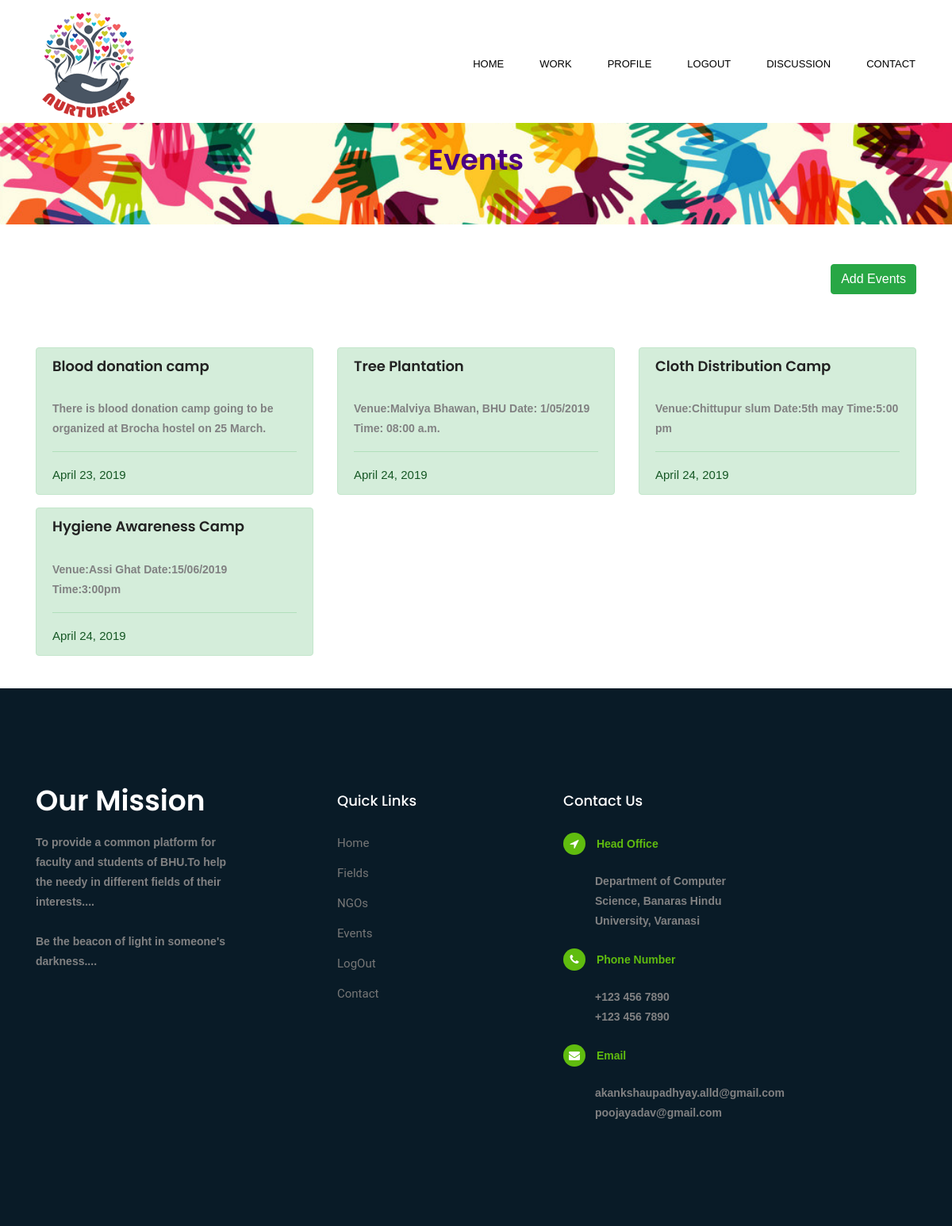
Screenshot of /events/ (signed in) with the database file from the repository.
### app1/models.py (models this page shows, shortened)
class UpcomingEvents(models.Model):
	eventTitle = models.CharField(max_length = 200, null = True, blank = True)
	eventDescription = models.TextField(null = True, blank = True)
	createdDateTime = models.DateTimeField(auto_now_add = True)
	addedBy = models.ForeignKey(MyUser, on_delete = models.CASCADE, null = True, blank = True)

### app1/views.py (the view)
# urls.py: path('events/',views.Events),
@login_required(login_url='/login/')
def Events(request):
	user = request.user
	myuser = MyUser.objects.get(user = user)
	eve = UpcomingEvents.objects.all()
	if request.method == 'POST':
		form = request.POST
		eventTitle = form['eventTitle']
		eventDescription = form['eventDescription']
		event = UpcomingEvents.objects.create(
			eventTitle = eventTitle,
			eventDescription = eventDescription,
			)
		msg = "Your event has been successfully added....Thank You."
		return render(request,'events.html',{'eve':eve,'msg':msg})
	else:
		return render(request,'events.html',{'eve' :eve})

### templates/events.html (shortened to what this page needs)
<!doctype html>
<html lang="en">
    <head>
       <link rel="stylesheet" href="/static/css/bootstrap.css">
        <link rel="stylesheet" href="/static/vendors/linericon/style.css">
        <link rel="stylesheet" href="/static/css/font-awesome.min.css">
        <link rel="stylesheet" href="/static/vendors/lightbox/simpleLightbox.css">
        <link rel="stylesheet" href="/static/vendors/nice-select/css/nice-select.css">
        <link rel="stylesheet" href="/static/css/style.css">
        <link rel="stylesheet" href="/static/css/responsive.css">
    </head>
<body>
     <header class="header_area">
        <div class="main_menu">
            <div class="container">
                <nav class="navbar navbar-expand-lg navbar-light">
                    <div class="container">
                        <a class="navbar-brand logo_h" href="#"><img src="/static/img/logo.ico" alt=""></a>
                        <div class="collapse navbar-collapse offset" id="navbarSupportedContent">
                            <ul class="nav navbar-nav menu_nav ml-auto">
                                <li class="nav-item "><a class="nav-link" href="/home" style="color: black">Home</a></li>
                                <li class="nav-item submenu dropdown ">
                                    <a href="" class="nav-link dropdown-toggle" data-toggle="dropdown" role="button" aria-haspopup="true" aria-expanded="false"style="color:black">WORK</a>
                                </li>
                                {% if user.is_authenticated %}
                                <li class="nav-item"><a class="nav-link" href="/profile/"style="color:black">Profile</a>
                                <li class="nav-item"><a class="nav-link" href="/logout/"style="color:black">LogOut</a>
                                {% else %}
                                <li class="nav-item"><a class="nav-link" href="/register"style="color:black">Register</a>
                                <li class="nav-item"><a class="nav-link" href="/login" data-toggle="modal" data-target="#myModal"style="color:black">Log in</a>
                                {% endif %}
                                {% if user.is_authenticated %}
                                <li class="nav-item"><a class="nav-link" href="/addQuestion" style="color: black">Discussion</a>
                                {% else %}
                                <li class="nav-item"><a class="nav-link" href="/allQuestions"style="color:black">Discussion</a>
                                {% endif %}
                                <li class="nav-item"><a class="nav-link" href="/contact"style="color:black">Contact</a></li>
                            </ul>
                        </div>
                    </div>
                </nav>
            </div>
        </div>
    </header>
    <br><br><br>
    <div class="bg">
        <div class="text-center" >
       <br>
        <h1 style="color:indigo;">Events</h1>
    </div>
    </div>
            <div class="container">
            <div class="main_title">
                <br>
                <br>
                <button id="myBtn" class="btn btn-success" style="float: right;">Add Events</button><br>
            </div>
                        <div class="row">
                            {% for i in eve %}
                                <div class="col-lg-4 col-md-4">
                                    <div class="alert alert-success">
                                        <h4 class="title">
                                            {{i.eventTitle}}
                                        </h4>
                                        <p>
                                         {{i.eventDescription}}
                                        </p>
                                       <hr>
                                      {{i.createdDateTime|date}}
                                    </div>
                                </div>
                              {% endfor %}
                        </div>
        </div>
    <br>
    <footer>
        <div class="footer-area">
            <div class="container">
                <div class="row section_gap">
                    <div class="col-lg-3 col-md-6 col-sm-6">
                        <div class="single-footer-widget tp_widgets">
                            <h4 class="footer_title large_title">Our Mission</h4>
                            <p>
                                To provide a common platform for faculty and students of BHU.To help the needy in different fields of their interests....
                            </p>
                            <p>
                                Be the beacon of light in someone's darkness....
                            </p>
                        </div>
                    </div>
                    <div class="offset-lg-1 col-lg-2 col-md-6 col-sm-6">
                        <div class="single-footer-widget tp_widgets">
                            <h4 class="footer_title">Quick Links</h4>
                            <ul class="list">
                                <li><a href="/home">Home</a></li>
                                <li><a href="/fields">Fields</a></li>
                                <li><a href="/ngodetail">NGOs</a></li>
                                {% if user.is_authenticated %}
                                <li><a href="/events">Events</a></li>
                                <li><a href="/logout/">LogOut</a></li>
                                {% else %}
                                <li><a href="/register">Register</a></li>
                                <li><a href="/login/">LogIn</a></li>
                                {% endif %}
                                <li><a href="/contact">Contact</a></li>
                            </ul>
                        </div>
                    </div>
                    <div class="offset-lg-1 col-lg-3 col-md-6 col-sm-6">
                        <div class="single-footer-widget tp_widgets">
                            <h4 class="footer_title">Contact Us</h4>
                            <div class="ml-40">
                                <p class="sm-head">
                                    <span class="fa fa-location-arrow"></span>
                                    Head Office
                                </p>
                                <p>Department of Computer Science, Banaras Hindu University, Varanasi</p>
                                <p class="sm-head">
                                    <span class="fa fa-phone"></span>
                                    Phone Number
                                </p>
                                <p>
                                    +123 456 7890 <br>
                                    +123 456 7890
                                </p>
                                <p class="sm-head">
                                    <span class="fa fa-envelope"></span>
                                    Email
                                </p>
                                <p>
                                    akankshaupadhyay.alld@gmail.com <br>
                                    poojayadav@gmail.com
                                </p>
                            </div>
                        </div>
                    </div>
                </div>
            </div>
        </div>
    </footer>
    </body>
</html>

### static/css/style.css (style rules this page uses)
body { line-height: 25px; font-size: 15px; font-family: "Roboto", sans-serif; font-weight: normal; color: #777777; }
h1, h2, h3, h4, h5, h6 { font-family: "Poppins", sans-serif; font-weight: 600; color: #222222; }
.list { list-style: none; margin: 0px; padding: 0px; }
a { text-decoration: none; transition: all 0.3s ease-in-out; }
.ml-40 { margin-left: 40px; }
.section_gap { padding: 130px 0px; }
.main_title { text-align: center; margin-bottom: 80px; }
.header_area { position: absolute; width: 100%; top: 0; left: 0; z-index: 99999; transition: background 0.4s, all 0.3s linear; }
.header_area .container { padding: 0px 8px; }
.header_area .navbar { background: transparent; padding: 0px; border: 0px; border-radius: 0px; }
.header_area .navbar .nav .nav-item { margin-right: 45px; }
.header_area .navbar .nav .nav-item .nav-link { font-size: 13px; font-weight: 500; line-height: 80px; text-transform: uppercase; color: #ffffff; padding: 0px; display: inline-block; }
.header_area .navbar .nav .nav-item .nav-link:after { display: none; }
.header_area .navbar .nav .nav-item.submenu { position: relative; }
.header_area .navbar .nav .nav-item:last-child { margin-right: 0px; }
h1 { font-size: 36px; }
h4 { font-size: 18px; }
.footer-area { background: #091b27; }
.single-footer-widget p { margin-bottom: 15px; }
.single-footer-widget p:last-child { margin-bottom: 0; }
.single-footer-widget .sm-head { color: #60bc0f; margin-bottom: 0px; }
.single-footer-widget .sm-head span { position: relative; margin-left: -40px; margin-right: 10px; display: inline-block; width: 28px; height: 28px; line-height: 28px; text-align: center; background: #60bc0f; color: #ffffff; border-radius: 20px; }
.tp_widgets .list li { margin-bottom: 12px; }
.tp_widgets .list li a { color: #777777; font-family: "Roboto", sans-serif; }
.tp_widgets .list li:last-child { margin-bottom: 0px; }
.footer_title { font-size: 18px; line-height: 24px; font-weight: 500; font-family: "Poppins", sans-serif; text-transform: capitalize; color: #fff; margin-bottom: 28px; }
.footer_title.large_title { font-size: 36px; font-weight: 600; }

### templates/events.html (style rules this page uses)
body, html { height: 80%; margin-top:40px; }
.bg { background-image: url("/static/img/banner/Banner_all.jpg"); height: 20%; background-position: center; background-repeat: no-repeat; background-size: cover; }
p { color: #818182; font-weight: 600; font-size: 14px; margin-top: 10%; }
body { font-family: Arial, Helvetica, sans-serif; }

### rows the page displays
UpcomingEvents: eventTitle "Blood donation camp", eventDescription "There is blood donation camp going to be organized at Brocha hostel on 25 March.", createdDateTime "April 23, 2019"
UpcomingEvents: eventTitle "Tree Plantation", eventDescription "Venue:Malviya Bhawan, BHU Date: 1/05/2019 Time: 08:00 a.m.", createdDateTime "April 24, 2019"
UpcomingEvents: eventTitle "Cloth Distribution Camp", eventDescription "Venue:Chittupur slum Date:5th may Time:5:00 pm", createdDateTime "April 24, 2019"
UpcomingEvents: eventTitle "Hygiene Awareness Camp", eventDescription "Venue:Assi Ghat Date:15/06/2019 Time:3:00pm", createdDateTime "April 24, 2019"
